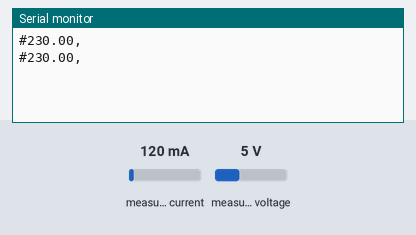
This sketch was run on a simulated Arduino Uno, built with avr-gcc and run on an emulated ATmega328P. Shown: the last lines printed to the serial monitor. Inputs (shaded band) come from the test bench; at power-on: measured voltage 5 V, measured current 120 mA.

Above: at 2.2 s.
2.3 s: measured voltage set to 0.3 V
At 3.6 s:
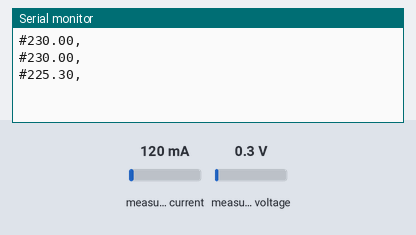
4.0 s: measured voltage set to 3.8 V
At 5.6 s:
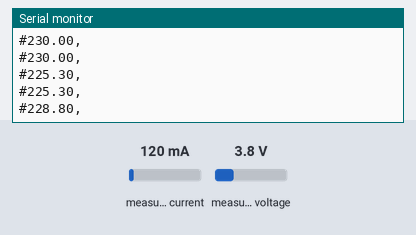
Timing chart, 0 to 7.1 s (numbered marks = the images above; inputs shaded):
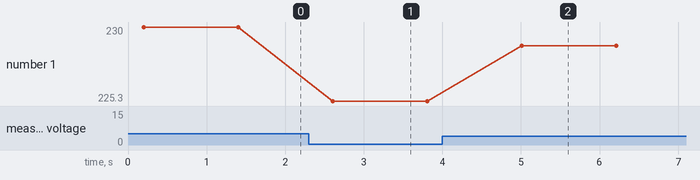

The sketch:

VoltageReader.ino
```cpp
// (licence header left out)
#include "EmonLib.h"             // Include Emon Library
EnergyMonitor emon1;             // Create an instance

void setup()
{
  Serial.begin(9600);

  emon1.voltage(A0, 518.26, 1.7);  // Voltage: input pin, calibration, phase_shift
  //emon1.current(1, 111.1);       // Current: input pin, calibration.
}

void loop()
{
  emon1.calcVI(20,2000);         // Calculate all. No.of half wavelengths (crossings), time-out
  //emon1.serialprint();           // Print out all variables (realpower, apparent power, Vrms, Irms, power factor)

 // float realPower       = emon1.realPower;        //extract Real Power into variable
 // float apparentPower   = emon1.apparentPower;    //extract Apparent Power into variable
 // float powerFActor     = emon1.powerFactor;      //extract Power Factor into Variable
  //float supplyVoltage   = emon1.Vrms;             //extract Vrms into Variable
  //float Irms            = emon1.Irms;             //extract Irms into Variable
  Serial.print("#");
 Serial.print( String(emon1.Vrms) );
  Serial.println( "," );
// Serial.write( String(emon1.Vrms)) ;
delay(1000);
}
```

Measured:
- after the input at 2.3 s, the serial monitor: prints a new line after 0.31 s (image 1)
- after the input at 4.0 s, the serial monitor: prints a new line after 1.0 s (image 2)
- plotted number 1: 230 → 225.3 after the input at 2.3 s, 225.3 → 228.8 after the input at 4.0 s
